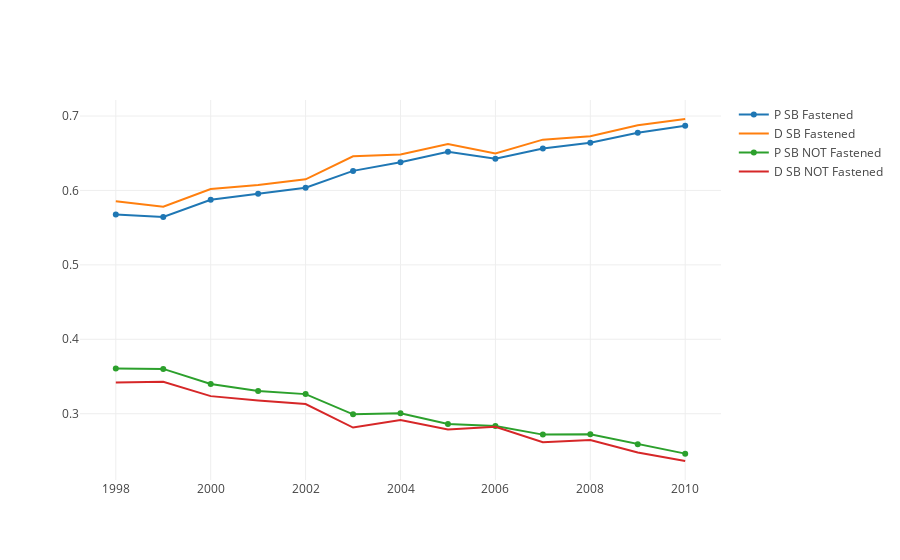

Write notebook code for a chart like this one.
### Code cell
iplot_data = []
# # overall
# plot = Scatter(x=y_count_ratioed.year, y=y_count_ratioed.caseid, \
#                mode='lines', name=str('# of accidents'))
# iplot_data.append(plot)

# plot = Scatter(x=y_P_death_c_ratioed.year, y=y_P_death_c_ratioed.caseid, \
#                mode='lines', name=str('P died'))
# iplot_data.append(plot)

# plot = Scatter(x=y_D_death_c_ratioed.year, y=y_D_death_c_ratioed.caseid, \
#                mode='lines', name=str('D died'))
# iplot_data.append(plot)

# seatbelt fastening trend
plot = Scatter(x=y_P_sf_ratioed.year, y=y_P_sf_ratioed.caseid, \
               mode='lines+markers', name=str('P SB Fastened'))
iplot_data.append(plot)
plot = Scatter(x=y_D_sf_ratioed.year, y=y_D_sf_ratioed.caseid, \
               mode='lines', name=str('D SB Fastened'))
iplot_data.append(plot)
plot = Scatter(x=y_P_snf_ratioed.year, y=y_P_snf_ratioed.caseid, \
               mode='lines+markers', name=str('P SB NOT Fastened'))
iplot_data.append(plot)
plot = Scatter(x=y_D_snf_ratioed.year, y=y_D_snf_ratioed.caseid, \
               mode='lines', name=str('D SB NOT Fastened'))
iplot_data.append(plot)


iplot(iplot_data)

### Figure 1 — Plotly figure (JSON) as saved in the notebook; plotly's stock layout.template omitted (floating-point values rounded to 4 significant figures)
{"data": [{"mode": "lines+markers", "name": "P SB Fastened", "type": "scatter", "x": [1998, 1999, 2000, 2001, 2002, 2003, 2004, 2005, 2006, 2007, 2008, 2009, 2010], "y": [0.5678, 0.5643, 0.5874, 0.5956, 0.6036, 0.6262, 0.6379, 0.652, 0.6425, 0.6564, 0.664, 0.6774, 0.6869]}, {"mode": "lines", "name": "D SB Fastened", "type": "scatter", "x": [1998, 1999, 2000, 2001, 2002, 2003, 2004, 2005, 2006, 2007, 2008, 2009, 2010], "y": [0.5853, 0.5782, 0.6018, 0.6072, 0.6149, 0.6458, 0.6482, 0.6623, 0.6497, 0.6683, 0.6727, 0.6876, 0.696]}, {"mode": "lines+markers", "name": "P SB NOT Fastened", "type": "scatter", "x": [1998, 1999, 2000, 2001, 2002, 2003, 2004, 2005, 2006, 2007, 2008, 2009, 2010], "y": [0.3608, 0.3602, 0.34, 0.3304, 0.3263, 0.2992, 0.3005, 0.2863, 0.2835, 0.2719, 0.2723, 0.2588, 0.2464]}, {"mode": "lines", "name": "D SB NOT Fastened", "type": "scatter", "x": [1998, 1999, 2000, 2001, 2002, 2003, 2004, 2005, 2006, 2007, 2008, 2009, 2010], "y": [0.342, 0.3428, 0.3236, 0.3177, 0.3129, 0.2814, 0.2916, 0.2788, 0.2824, 0.2616, 0.2646, 0.2478, 0.2365]}], "layout": {}}
